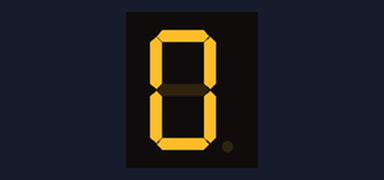
The sketch below on a simulated Arduino Uno, built with avr-gcc and run on an emulated ATmega328P. Parts: 1-digit seven-segment display. Wiring (inferred from the names in the program): 1-digit 7-segment display, segments lit when LOW: segments pin 4, pin 3, pin 5, pin 6, pin 7, pin 8, pin 9. The segment pins are drawn as the display they are named for.

Above: at 0.1 s.
At 1.1 s:
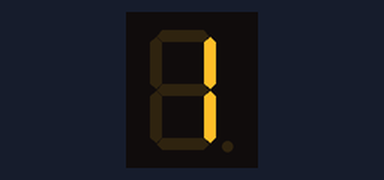
At 2.1 s:
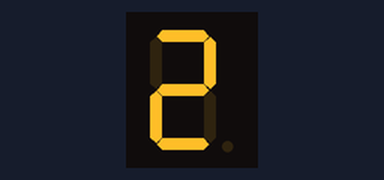
At 4.1 s:
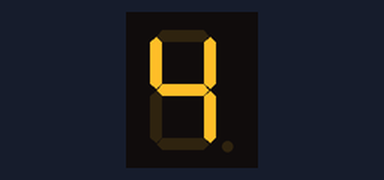
At 6.1 s:
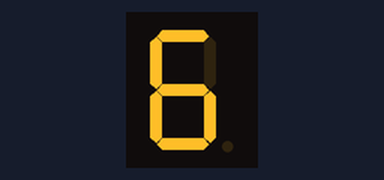
At 9.1 s:
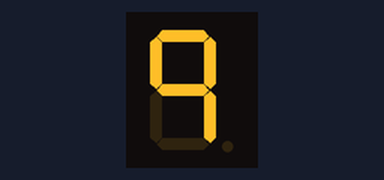

The sketch:

6_exerc.ino
```cpp
int a = 4, b = 3, c = 5, d = 6, e = 7, f = 8, g = 9; //variaveis de mesmo tipo colocadas na mesma linha
int num[10][7]{ //matriz (array)
  {a,b,c,d,e,f},//zero
  {b,c}, //um
  {a,b,e,d,g}, //dois
  {a,b,c,d,g}, //trêS
  {b,c,f,g}, //quatro
  {a,c,d,f,g}, //cinco
  {a,c,d,e,f,g}, //seis
  {a,b,c}, //sete
  {a,b,c,d,e,f,g}, //oito
  {a,b,c,f,g}, //nove
};

void setup(){
  pinMode(a, OUTPUT);
  pinMode(b, OUTPUT);
  pinMode(c, OUTPUT);
  pinMode(d, OUTPUT);
  pinMode(e, OUTPUT);
  pinMode(f, OUTPUT);
  pinMode(g, OUTPUT);
}

void loop()
{
  for(int i = 0; i < 10; i++){
    apaga();
    numero(i);
    delay(1000);
  }
}

void apaga(){
  digitalWrite(a, HIGH);
  digitalWrite(b, HIGH);
  digitalWrite(c, HIGH);
  digitalWrite(d, HIGH);
  digitalWrite(e, HIGH);
  digitalWrite(f, HIGH);
  digitalWrite(g, HIGH);
}

void numero(int n){
  for(int i = 0; i < 7; i++) digitalWrite(num[n][i], LOW);
}
/*Programa feito para mostrar funcionalidade do display
int segA = 4;
int segB = 3;
int segC = 5;
int segD = 6;
int segE = 7;
int segF = 8;
int segG = 9;

void setup()
{
  pinMode(segA, OUTPUT);
  pinMode(segB, OUTPUT);
  pinMode(segC, OUTPUT);
  pinMode(segD, OUTPUT);
  pinMode(segE, OUTPUT);
  pinMode(segF, OUTPUT);
  pinMode(segG, OUTPUT);
}

void loop()
{
  digitalWrite(segA, LOW);
  delay(1000);
}*/
//Programa para fazer um contador;
```

Measured:
- by itself, everything shown: repeats every 10.0 s, in 10 steps
- what the display in image 1 shows lasts 1.0 s, from 1.0 s to 2.0 s
